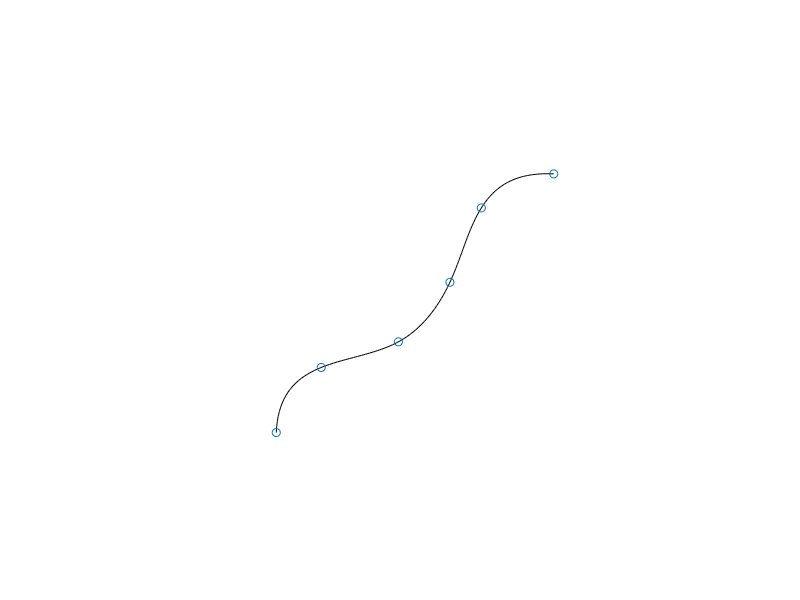

The MATLAB script that drew this image: (Note: this script raises an error after producing the figure.)
close all
clear all
load snakecoord

s = 1:6;
se = linspace(1,6,100)

noT = 40;

xs=0
xe=1
ys=-0.2
ye=1

hold off;
gx =interp1(s,xsnake(noT,:),se,'spline');
gy =interp1(s,ysnake(noT,:),se,'spline');
px = xsnake(noT,:);
py = ysnake(noT,:);
plot(gy,gx,'k');
hold on
plot(py,px,'o')
axis('image');
axis([xs xe ys ye]);
axis('off');
MV(ti)=getframe;





